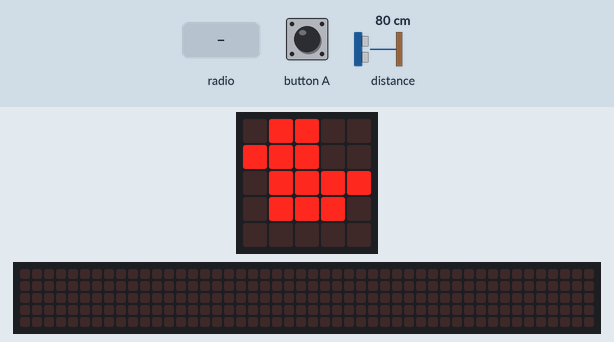
This program was run on a simulated BBC micro:bit (MakeCode). On the bench: the board's 5×5 LED display, a strip that is not on the board, showing the scrolling text unrolled. Inputs (shaded band) come from the test bench; at power-on: distance to the obstacle 80 cm. No radio messages arrive unless stated (any console line starting 'radio sent:' is added by the test bench); the 48×5 strip is a reading aid, not a part: it shows the text the display is scrolling, unrolled, one strip-width of it at a time; what the program prints to the serial console is not drawn.

Above: at 1.8 s.
1.9 s: radio message "test" arrives
At 2.05 s:
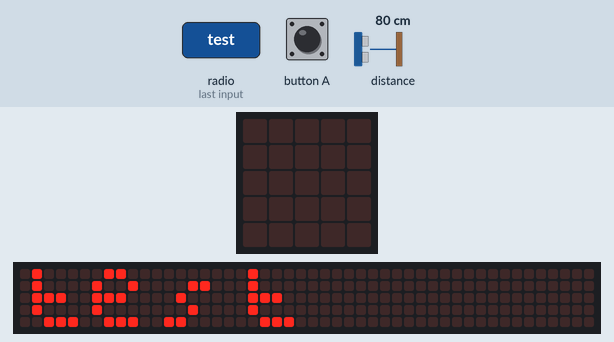
At 2.42 s:
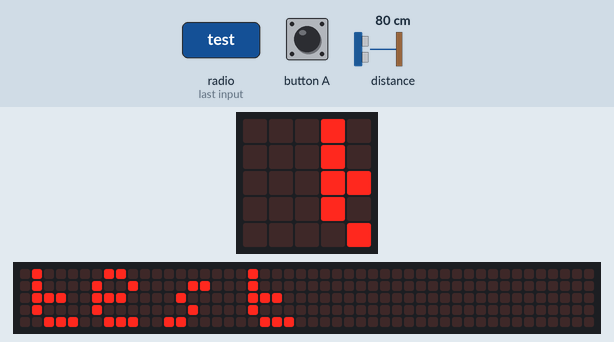
4.0 s: radio message "too close" arrives
At 6.7 s:
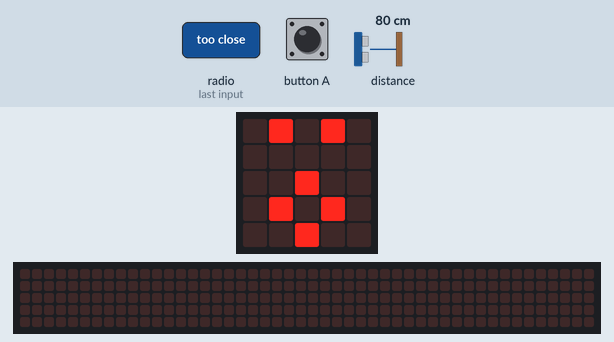
7.0 s: button A pressed for 0.15 s
Timing chart, 0 to 10.0 s (numbered marks = the images above; inputs shaded):
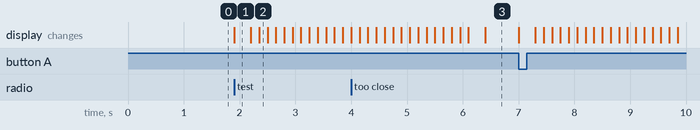

Measured:
- after the input at 1.9 s, the display: changes at once (image 1)

The program:

main.ts
```typescript
// (licence header left out)
// variables
let distanceToObject: number = 0

// setup {with Ihor in group 7}
radio.setGroup(7)
basic.showIcon(IconNames.Duck)

// on A button presed run code
input.onButtonPressed(Button.A, function () {
  distanceToObject = sonar.ping(
    DigitalPin.P1,
    DigitalPin.P2,
    PingUnit.Centimeters
  )

  // if less or equal to 10cm away from the object
  if (distanceToObject <= 10) {
    radio.sendString('too close')
  } else {
    radio.sendString('test')
  }
}
)

// receiving
radio.onReceivedString(function (receivedString) {
  basic.clearScreen()
  basic.showString(receivedString)
  basic.showIcon(IconNames.Surprised)
})
```
